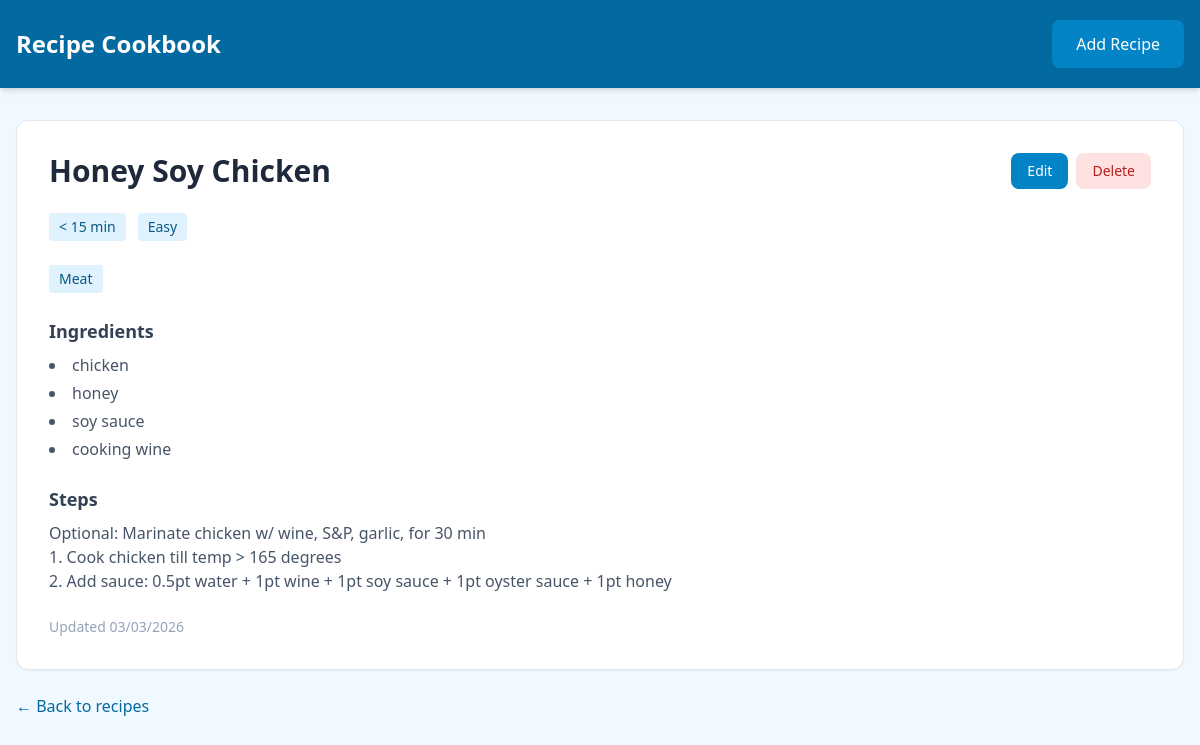
The page /recipe/1/ on the database as committed earlier.
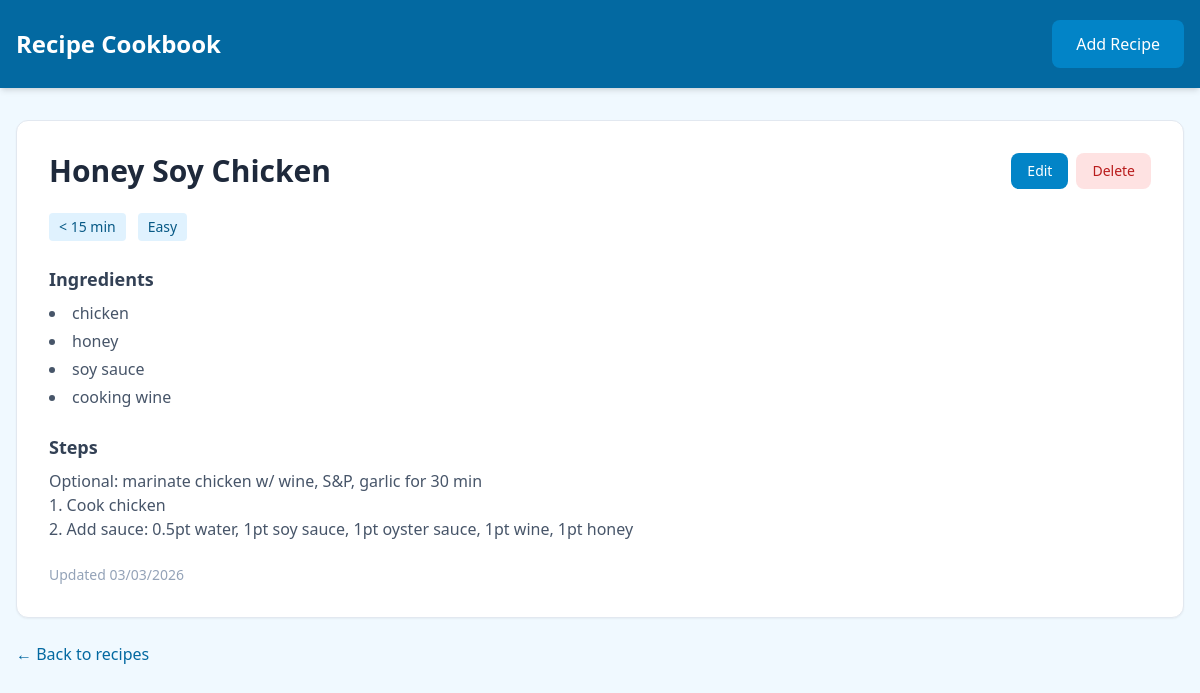
The same page on the database as committed later.
### recipes/models.py (models this page shows, shortened)
class Recipe(models.Model):
    title = models.CharField(max_length=200)
    cooking_time = models.CharField(
        max_length=20, choices=COOKING_TIME_CHOICES, blank=True, default=""
    )
    difficulty = models.CharField(
        max_length=10, choices=DIFFICULTY_CHOICES, blank=True, default=""
    )
    steps = models.TextField(blank=True, help_text="Cooking steps (one per line or freeform)")
    notes = models.TextField(blank=True)
    tags = models.ManyToManyField(Tag, blank=True, related_name="recipes")
    ingredients = models.ManyToManyField(
        Ingredient, through="RecipeIngredient", blank=True, related_name="recipes"
    )
    created_at = models.DateTimeField(auto_now_add=True)
    updated_at = models.DateTimeField(auto_now=True)

class Tag(models.Model):
    name = models.CharField(max_length=50, unique=True)

class RecipeIngredient(models.Model):
    recipe = models.ForeignKey(Recipe, on_delete=models.CASCADE)
    ingredient = models.ForeignKey(Ingredient, on_delete=models.CASCADE)
    quantity_notes = models.CharField(max_length=100, blank=True, help_text="e.g. 2 cups, 1 tsp")
    class Meta:
        unique_together = [["recipe", "ingredient"]]

class Ingredient(models.Model):
    name = models.CharField(max_length=100, unique=True)

### recipes/views.py (the view)
# urls.py: path("recipe/<int:pk>/", views.RecipeDetailView.as_view(), name="recipe_detail"),
class RecipeDetailView(DetailView):
    model = Recipe
    template_name = "recipes/recipe_detail.html"
    context_object_name = "recipe"
    def get_queryset(self):
        return Recipe.objects.prefetch_related("tags", "recipeingredient_set__ingredient")

### recipes/templates/recipes/recipe_detail.html (shortened to what this page needs)
{% extends "recipes/base.html" %}
{% block content %}
<article class="bg-white rounded-xl shadow-sm border border-slate-200 p-6 md:p-8">
    <div class="flex flex-wrap justify-between items-start gap-4 mb-6">
        <h1 class="text-2xl md:text-3xl font-bold text-slate-800">{{ recipe.title }}</h1>
        <div class="flex gap-2">
            <a href="{% url 'recipe_update' recipe.pk %}" class="px-4 py-2 bg-sky-600 text-white rounded-lg hover:bg-sky-500 text-sm">Edit</a>
            <a href="{% url 'recipe_delete' recipe.pk %}" class="px-4 py-2 bg-red-100 text-red-700 rounded-lg hover:bg-red-200 text-sm">Delete</a>
        </div>
    </div>
    {% if recipe.cooking_time or recipe.difficulty %}
    <div class="flex flex-wrap gap-3 mb-6">
        {% if recipe.cooking_time %}
        <span class="px-2.5 py-1 bg-sky-100 text-sky-800 rounded text-sm">{{ recipe.cooking_time }}</span>
        {% endif %}
        {% if recipe.difficulty %}
        <span class="px-2.5 py-1 bg-sky-100 text-sky-800 rounded text-sm">{{ recipe.difficulty }}</span>
        {% endif %}
    </div>
    {% endif %}
    {% if recipe.tags.exists %}
    <div class="flex flex-wrap gap-2 mb-6">
        {% for tag in recipe.tags.all %}
        <span class="px-2.5 py-1 bg-sky-100 text-sky-800 rounded text-sm">{{ tag.name }}</span>
        {% endfor %}
    </div>
    {% endif %}
    {% if recipe.recipeingredient_set.exists %}
    <section class="mb-6">
        <h2 class="text-lg font-semibold text-slate-700 mb-2">Ingredients</h2>
        <ul class="list-disc list-inside space-y-1 text-slate-600">
            {% for ri in recipe.recipeingredient_set.all %}
            <li>{% if ri.quantity_notes %}{{ ri.quantity_notes }} {% endif %}{{ ri.ingredient.name }}</li>
            {% endfor %}
        </ul>
    </section>
    {% endif %}
    {% if recipe.steps %}
    <section class="mb-6">
        <h2 class="text-lg font-semibold text-slate-700 mb-2">Steps</h2>
        <div class="text-slate-600 whitespace-pre-wrap">{{ recipe.steps }}</div>
    </section>
    {% endif %}
    <p class="mt-6 text-sm text-slate-400">Updated {{ recipe.updated_at|date:"m/d/Y" }}</p>
</article>
<a href="{% url 'recipe_list' %}" class="inline-block mt-6 text-sky-700 hover:underline">&larr; Back to recipes</a>
{% endblock %}

### recipes/templates/recipes/base.html (shortened to what this page needs)
<!DOCTYPE html>
<html lang="en">
<head>
    <script src="https://cdn.tailwindcss.com"></script>
</head>
<body class="bg-sky-50 text-slate-800 min-h-screen">
    <nav class="bg-sky-700 text-white shadow-md">
        <div class="max-w-7xl mx-auto px-4 py-5 flex items-center justify-between">
            <a href="{% url 'recipe_list' %}" class="text-2xl font-semibold hover:text-sky-200">Recipe Cookbook</a>
            <a href="{% url 'recipe_create' %}" class="px-6 py-3 bg-sky-600 hover:bg-sky-500 rounded-lg text-base font-medium transition">Add Recipe</a>
        </div>
    </nav>
    <main class="max-w-7xl mx-auto px-4 py-8">
        {% block content %}{% endblock %}
    </main>
</body>
</html>

Rows that differ between the two databases and show on the page:
removed Tag: name "Meat"
changed Recipe "Honey Soy Chicken": steps "Optional: Marinate chicken w/ wine, S&P, garlic, for 30 min 1. Cook chicken till temp > 165 degrees 2. Add sauce: 0.5pt water + 1pt wine + 1pt soy sauce + 1pt oyster sauce + 1pt honey" → "Optional: marinate chicken w/ wine, S&P, garlic for 30 min 1. Cook chicken 2. Add sauce: 0.5pt water, 1pt soy sauce, 1pt oyster sauce, 1pt wine, 1pt honey"
